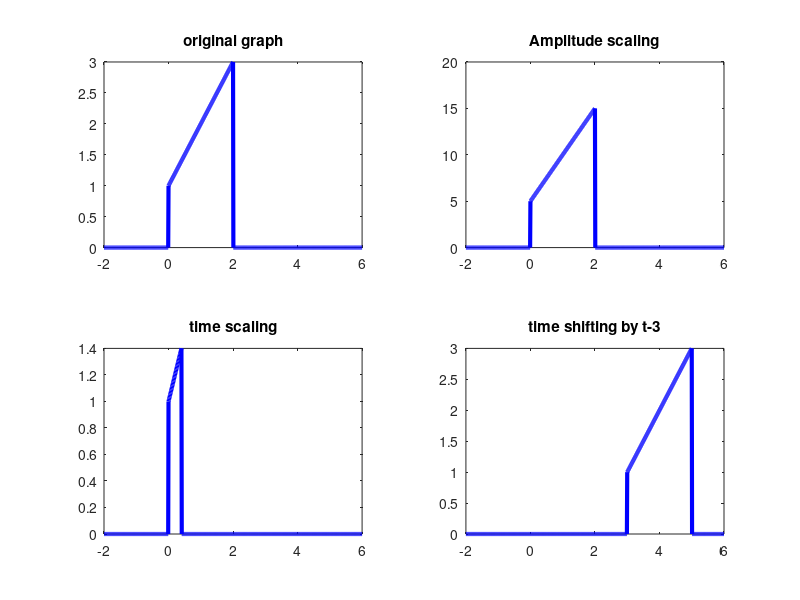

MATLAB code for this plot:
clc
clear all
close all
%%%%Practical no. 04%%%%%%%%%

%defining the range of x 
%This matrix containing the number from -1 to 3 with interval of 0.01 
x = (-2:0.01:6); 

%define the y on the basis of x
%condition of y
%%%%% y only have value from 0 to 2 with x + 1
[row col] = size(x);

%Creating a zero martix y of size x
y = zeros(size(x));

%Creating the variable y from x
 for i = 1:col
     if x(1,i) >=0 & x(1,i) <= 2
         y(1,i) = x(1,i) + 1;
     else y(1,i) = 0;
     end
 end
%%Plotting the original function

 
 %Amplitude scaling
 %%Enter the input value to which amplitude scaling is to be done
 amp = input('Enter amplitude scaling value');
 %%%Now multiply the y with amplitude
 y_1 = y.*amp;
 
 %time scaling 
 %%Enter the value to be scaled with time
 time_scl = input('Enter value for time scaling');
 x_1 = x.* time_scl;
 y_2 = zeros(size(x_1));
 [row2 col2] = size(x_1);
 for j = 1:col2
     if x_1(1,j) >=0 & x_1(1,j) <=2
         y_2(1,j) = x(1,j) + 1;
     else
         y_2(1,j) = 0;
     end
 end
 
 %time shifting
 %% we shift this with t -3 
 x_2 = (-5: 0.01:3); 
 y_3 = zeros(size(x_2));
 [row3 col3] = size(x_2);
 for k = 1:col3
     if x_2(1,k) >= 0 & x_2(1,k) <= 2
         y_3(1,k) = x_2(1,k) + 1;
     else
         y_3(1,k) = 0;
     end
 end
 
 
 
 %plotting all the graphs
 %%original graph
 subplot(2,2,1)
 plot(x,y, 'b', 'linewidth',3)
 title('original graph')
 %%%amplitude scaling graph
 subplot(2,2,2)
 plot(x,y_1, 'b', 'linewidth',3)
 title('Amplitude scaling');
 %%%%time scaling graph
 subplot(2,2,3)
 plot(x,y_2,'b','linewidth', 3);
 title('time scaling')
 %%%%time shifting
 subplot(2,2,4)
 plot(x, y_3, 'b', 'linewidth', 3);
 title('time shifting by t-3');
 